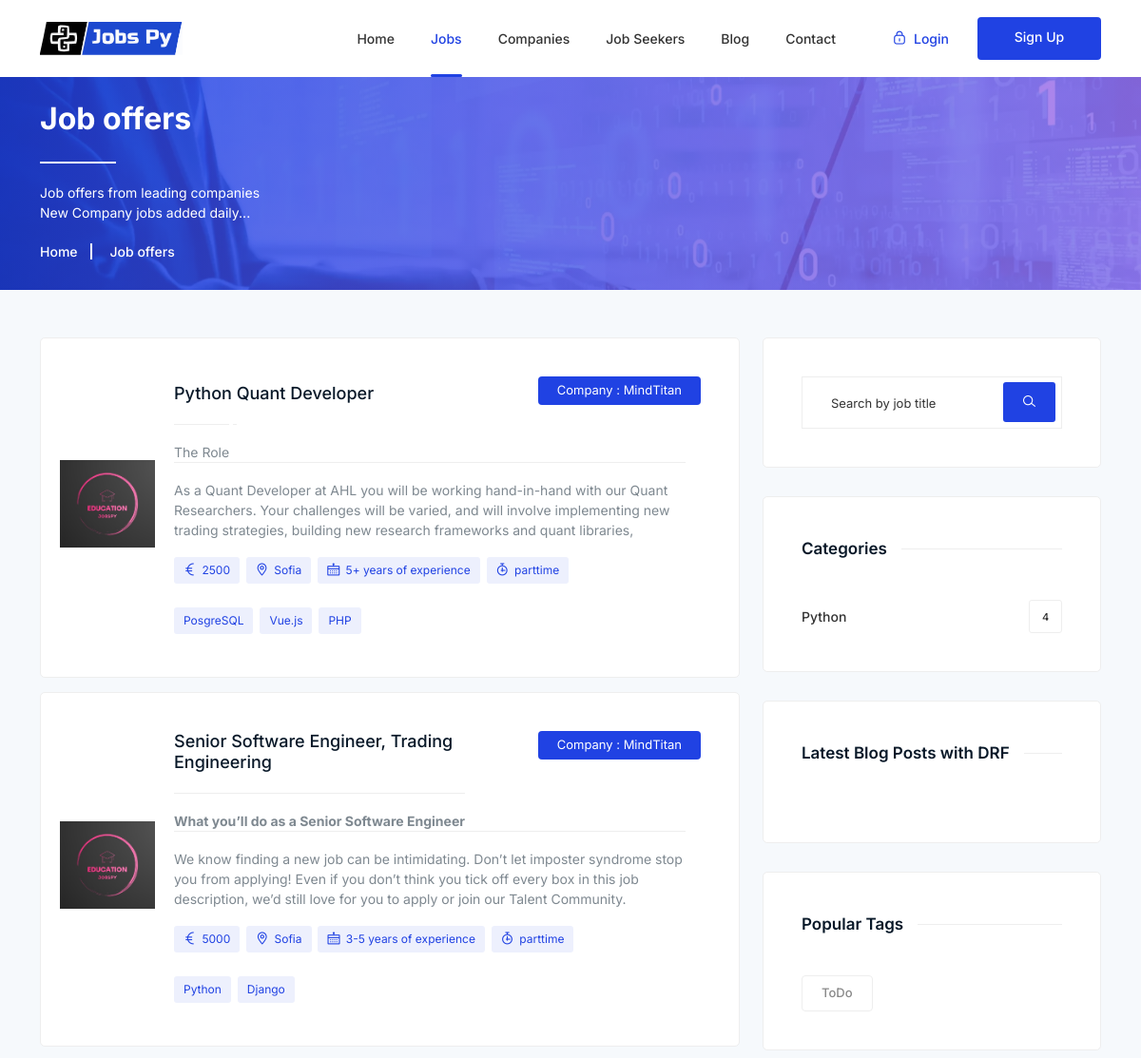
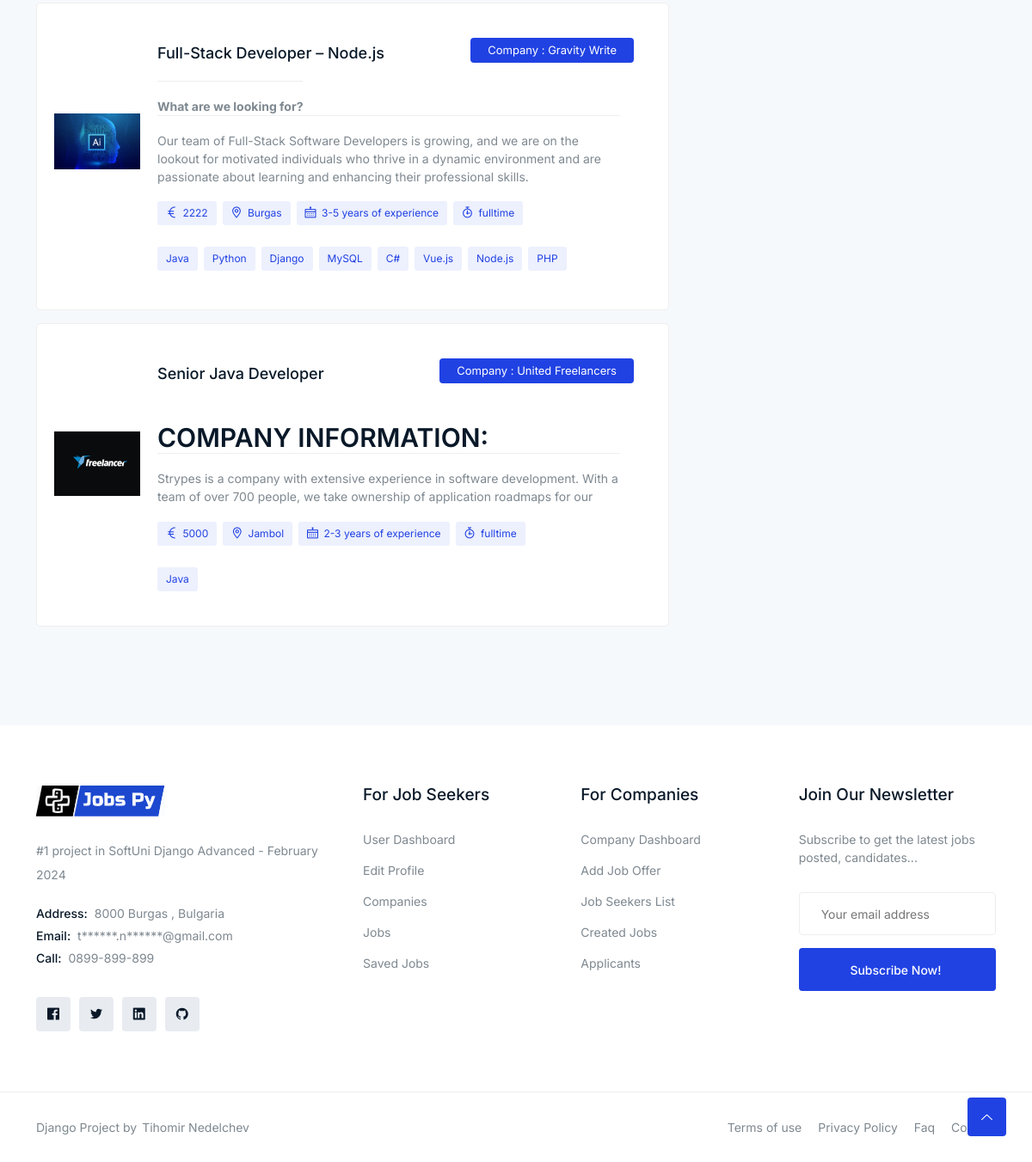
Screenshot of /jobs/ with the database file from the repository (2 pictures, top to bottom).
### jobsPy/jobs/models.py (models this page shows, shortened)
class Job(models.Model):
    user = models.ForeignKey(UserModel,  on_delete=models.CASCADE)
    title = models.CharField(max_length=300)
    slug = models.SlugField(allow_unicode=True, max_length=100, unique=True)
    category = models.ForeignKey(Category,  on_delete=models.CASCADE)
    seniority = models.ForeignKey(Seniority, on_delete=models.SET_NULL, blank=True, null=True)
    description = RichTextField(null=False, blank=False)
    responsibilities = RichTextField(null=False, blank=False)
    benefits = RichTextField(null=True, blank=True)
    job_image = models.ImageField(null=True, blank=True, upload_to="jobs/image", default="images/default/default.jpg")
    vacancy = models.IntegerField(null=True, blank=True)
    location = models.CharField(max_length=300,)
    job_type = models.CharField(choices=JOB_TYPE, max_length=10)
    salary = models.CharField(max_length=30, blank=True)
    deadline = models.DateField()
    is_published = models.BooleanField(default=True)
    created_at = models.DateTimeField(auto_now_add=True)
    modified_at = models.DateTimeField(auto_now=True)
    needed_skills = models.ManyToManyField(Skills, related_name="needed_skills")

class Skills(models.Model):
    name = models.CharField(blank=True, null=True, max_length=20)

class Category(models.Model):
    name = models.CharField(max_length=255)
    slug = models.SlugField(allow_unicode=True, max_length=100, unique=True)
    description = models.TextField(max_length=300, blank=True, null=True)
    created_at = models.DateTimeField(auto_now_add=True)
    modified_at = models.DateTimeField(auto_now=True)

### jobsPy/company/models.py (models this page shows, shortened)
class CompanyProfile(models.Model):
    user = models.OneToOneField(UserModel, on_delete=models.CASCADE, primary_key=True, related_name="company")
    name = models.CharField(max_length=40, null=False, blank=False)
    description = RichTextField(null=False, blank=False)
    location = models.CharField(max_length=40, null=False, blank=False)
    phone = models.CharField(max_length=20, null=True, blank=True)
    address = models.CharField(null=False, blank=False, max_length=200)
    email = models.EmailField(max_length=254, null=False, blank=False)
    image = models.ImageField(null=True, blank=True, upload_to="company/image")
    website_url = models.URLField(max_length=200, null=True, blank=True)
    linkedin_url = models.URLField(max_length=200, null=True, blank=True)
    facebook_url = models.URLField(max_length=200, null=True, blank=True)
    employees = models.PositiveIntegerField(null=False, blank=False)
    foundation_year = models.PositiveIntegerField(null=False, blank=False)
    skills = models.ManyToManyField(Skills, related_name="Technologies")
    activated = models.BooleanField(default=False)

### jobsPy/main/models.py (models this page shows)
class Seniority(models.Model):
    name = models.CharField(max_length=100)
    def __str__(self):
        return self.name

### jobsPy/jobs/views.py (the view)
# urls.py: path("", AllJobsView.as_view(), name="all-jobs"),
class AllJobsView(ListView):
    model = Job
    template_name = "jobs/jobs_list.html"
    paginate_by = 10
    def get_queryset(self):
        query = self.request.GET.get('q')
        if query:
            return Job.objects.filter(Q(title__icontains=query))
        else:
            return Job.objects.all()
    def get_context_data(self, **kwargs):
        context = super().get_context_data(**kwargs)
        context["category"] = Category.objects.all()
        context['search_query'] = self.request.GET.get('q', '')
        return context

### templates/jobs/jobs_list.html (shortened to what this page needs)
{% extends 'base.html' %}
{% load static %}
{% block main_content %}
    <div class="breadcrumbs overlay">
        <div class="container">
            <div class="row">
                <div class="col-12">
                    <div class="breadcrumbs-content">
                        <h1 class="page-title">Job offers</h1>
                        <p>Job offers from leading companies <br>
                           New Company jobs added daily...</p>
                    </div>
                    <ul class="breadcrumb-nav">
                        <li><a href="{% url 'index' %}">Home</a></li>
                        <li>Job offers</li>
                    </ul>
                </div>
            </div>
        </div>
    </div>
    <section class="section blog-single">
        <div class="container">
            <div class="row">
                <div class="col-lg-8">
                          {% for job in job_list %}
                        <div class="single-job">
                            <div class="job-image-list">
            {% if job.user.company.image %}
                                <img src="{{ job.user.company.image.url }}" alt="#">
                                {% else %}
                 <img src="{% static 'images/jobs/category-2.jpg' %}" alt="{{ company.name }} Image">
                                {% endif %}
                            </div>
                            <div class="job-content">
                                <h4><a href="{% url 'job_details' job.pk %}">{{ job.title }}</a></h4>
                                <div class="truncate-overflow-jobs">
                                <p>{{ job.description|safe|default_if_none:"nothing" }}</p>
                                </div>
                                <ul>
                                    <li><i class="lni lni-euro"></i> {{ job.salary }} </li>
                                    <li><i class="lni lni-map-marker"></i> {{ job.location }}</li>
                                    <li><i class="lni lni-calendar"></i> {{ job.seniority }}</li>
                                    <li><i class="lni lni-timer"></i> {{ job.job_type }}</li>
                                </ul>
                                <ul>
                                                            {% for skill in job.needed_skills.all %}
                                                <li><span>{{ skill.name }}</span></li>
                                        {% endfor %}
                            </ul>
                            </div>
                            <div class="job-button">
                                    <a class="company-link" href="{% url 'company-details' job.user.company.pk %}"><span>Company : {{ job.user.company.name }}</span></a></li>
                            </div>
                        </div>
                    {% endfor %}
                </div>
                <aside class="col-lg-4 col-md-12 col-12">
                    <div class="sidebar">
                            <div class="widget search-widget">
                             <form method="get" action="{% url 'all-jobs' %}">
                                <input type="text" name="q" placeholder="Search by job title">
                                <button type="submit"><i class="lni lni-search-alt"></i></button>
                            </form>
                        </div>
                        {% include "jobs/category_slide.html" %}
                        <div class="widget popular-feeds">
                            <h5 class="widget-title"><span>Latest Blog Posts with DRF</span></h5>
                        </div>
                        <div class="widget popular-tag-widget">
                            <h5 class="widget-title"><span>Popular Tags</span></h5>
                            <div class="tags">
                                <a href="#">ToDo</a>
                            </div>
                        </div>
                    </div>
                </aside>
            </div>
        </div>
    </section>
{% endblock %}

### templates/jobs/category_slide.html
                        <div class="widget categories-widget">
                            <h5 class="widget-title"><span>Categories</span></h5>
                            <ul class="custom">
                                {% for cat in category %}
                                <li>
                                    <a href="{% url 'jobs_category' cat.slug %}">{{ cat.name }}<span>{{ cat.job_set.all|length }}</span></a>
                                </li>
                                {% endfor %}
                            </ul>
                        </div>

### rows the page displays
Job: user.company.image (picture), title "Python Quant Developer", description "The Role As a Quant Developer at AHL you will be working hand-in-hand with our Quant Researchers. Your challenges will be varied, and will involve implementing new trading strategies, building new research frameworks and quant libraries,…", salary "2500", location "Sofia", seniority "5+ years of experience", job_type "parttime", user.company.name "MindTitan"
Skills: name "PosgreSQL"
Skills: name "Vue.js"
Skills: name "PHP"
Job: user.company.image (picture), title "Senior Software Engineer, Trading Engineering", description "What you’ll do as a Senior Software Engineer We know finding a new job can be intimidating. Don’t let imposter syndrome stop you from applying! Even if you don’t think you tick off every box in this job description, we’d still love for you to apply or join our Talent Community.", salary "5000", location "Sofia", seniority "3-5 years of experience", job_type "parttime", user.company.name "MindTitan"
Skills: name "Python"
Skills: name "Django"
Job: user.company.image (picture), title "Full-Stack Developer – Node.js", description "What are we looking for? Our team of Full-Stack Software Developers is growing, and we are on the lookout for motivated individuals who thrive in a dynamic environment and are passionate about learning and enhancing their professional skills.", salary "2222", location "Burgas", seniority "3-5 years of experience", job_type "fulltime", user.company.name "Gravity Write"
Skills: name "Java"
Skills: name "MySQL"
Skills: name "C#"
Skills: name "Node.js"
Job: user.company.image (picture), title "Senior Java Developer", description "COMPANY INFORMATION: Strypes is a company with extensive experience in software development. With a team of over 700 people, we take ownership of application roadmaps for our…", salary "5000", location "Jambol", seniority "2-3 years of experience", job_type "fulltime", user.company.name "United Freelancers"
Category: name "Python", job_set.all|length "4"
